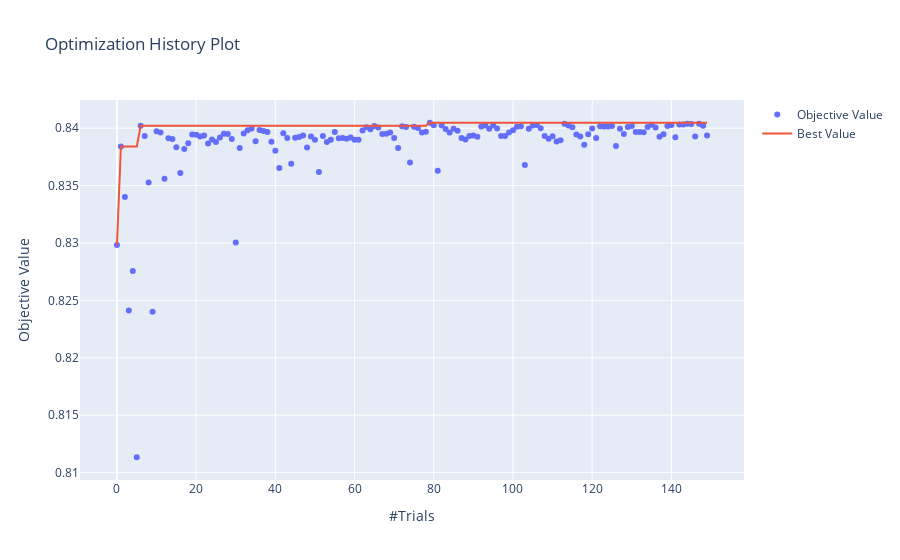
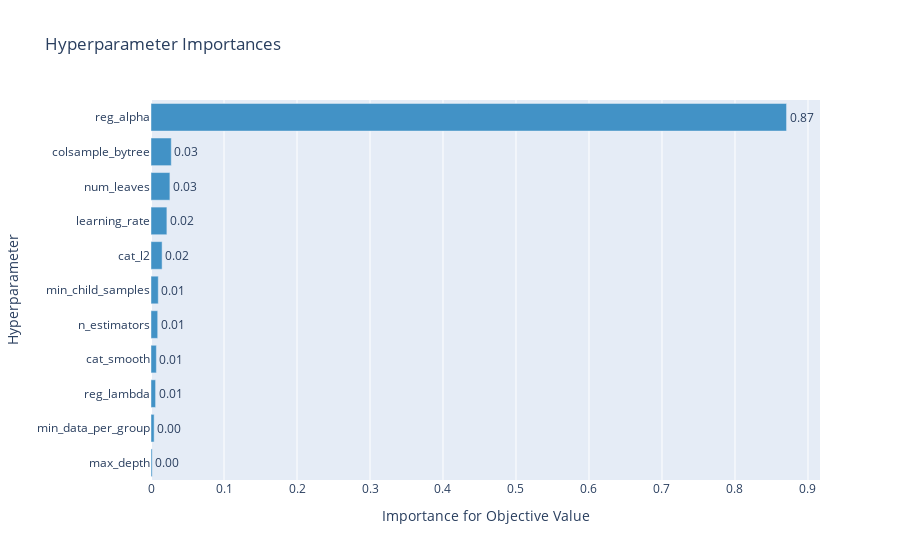

The code cell stored with these charts, in order, in its notebook:
### Code cell
# Save
pickle.dump(study.best_trial.params, open('LGBM_Hyperparameter.pickle', 'wb'))
print("Best Score: ", study.best_value)
printmd('**LGBM Tuned Hyperparameters**')
pprint.pprint(study.best_trial.params)

# history
display(optuna.visualization.plot_optimization_history(study))

# Importance
display(plot_param_importances(study))

### Figure 1 — Plotly figure (JSON) as saved in the notebook; plotly's stock layout.template omitted (floating-point values rounded to 4 significant figures; data arrays with more than 128 entries replaced by an {"elided": "..."} marker saying what was removed)
{"data": [{"mode": "markers", "name": "Objective Value", "type": "scatter", "x": {"elided": "150 int values"}, "y": {"elided": "150 float values"}}, {"name": "Best Value", "type": "scatter", "x": {"elided": "150 int values"}, "y": {"elided": "150 float values"}}], "layout": {"title": {"text": "Optimization History Plot"}, "xaxis": {"title": {"text": "#Trials"}}, "yaxis": {"title": {"text": "Objective Value"}}}}

### Figure 2 — Plotly figure (JSON) as saved in the notebook; plotly's stock layout.template omitted (floating-point values rounded to 4 significant figures)
{"data": [{"cliponaxis": false, "hovertemplate": ["max_depth (IntUniformDistribution): 0.0016284484133285372<extra></extra>", "min_data_per_group (IntUniformDistribution): 0.004306024773126625<extra></extra>", "reg_lambda (UniformDistribution): 0.006284315483402743<extra></extra>", "cat_smooth (IntUniformDistribution): 0.007377802462667115<extra></extra>", "n_estimators (IntUniformDistribution): 0.009182814131635946<extra></extra>", "min_child_samples (IntUniformDistribution): 0.009961453976241917<extra></extra>", "cat_l2 (IntUniformDistribution): 0.015200266462495836<extra></extra>", "learning_rate (LogUniformDistribution): 0.02177400362878529<extra></extra>", "num_leaves (IntUniformDistribution): 0.02588525580192192<extra></extra>", "colsample_bytree (UniformDistribution): 0.02776776192319876<extra></extra>", "reg_alpha (UniformDistribution): 0.8706318529431953<extra></extra>"], "marker": {"color": "rgb(66,146,198)"}, "orientation": "h", "text": ["0.0016284484133285372", "0.004306024773126625", "0.006284315483402743", "0.007377802462667115", "0.009182814131635946", "0.009961453976241917", "0.015200266462495836", "0.02177400362878529", "0.02588525580192192", "0.02776776192319876", "0.8706318529431953"], "textposition": "outside", "texttemplate": "%{text:.2f}", "type": "bar", "x": [0.001628, 0.004306, 0.006284, 0.007378, 0.009183, 0.009961, 0.0152, 0.02177, 0.02589, 0.02777, 0.8706], "y": ["max_depth", "min_data_per_group", "reg_lambda", "cat_smooth", "n_estimators", "min_child_samples", "cat_l2", "learning_rate", "num_leaves", "colsample_bytree", "reg_alpha"]}], "layout": {"showlegend": false, "title": {"text": "Hyperparameter Importances"}, "xaxis": {"title": {"text": "Importance for Objective Value"}}, "yaxis": {"title": {"text": "Hyperparameter"}}}}
